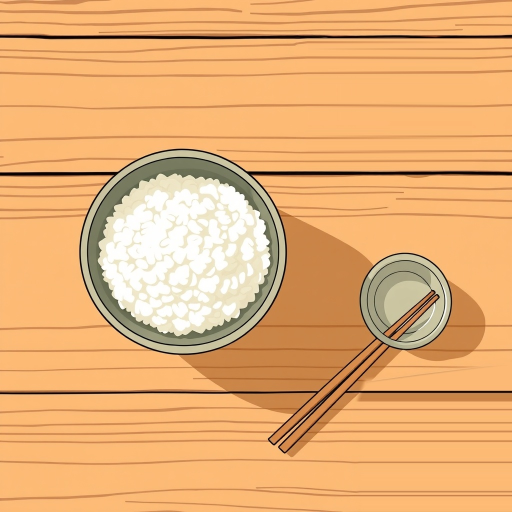
#> input picture scratch/production-smoke/video001/assets/shot-08-vb2.jpg, 1024 x 1024 px, found by its file name (shown at 1/2 size)
$ python inspect_far_left.py
#> lines starting #> are read from the running program, lines starting #| are printed output that depends on the picture
from PIL import Image

img = Image.open("scratch/production-smoke/video001/assets/shot-08-vb2.jpg")
#> img is the input picture: PIL image 1024x1024 RGB; mean R, G, B 231.1, 175, 116.9
c = img.crop((0, 700, 200, 1024))
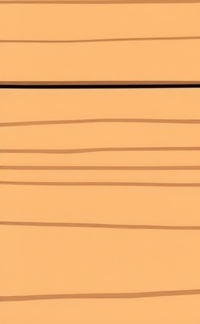
#> c: PIL image 200x324 RGB; mean R, G, B 244.6, 178.9, 112.3
c.save("scratch/crop_far_left.jpg")
print("Saved crop_far_left.jpg")

$ run again, with scratch/production-smoke/video001/assets/shot-09-vb2.jpg copied over scratch/production-smoke/video001/assets/shot-08-vb2.jpg
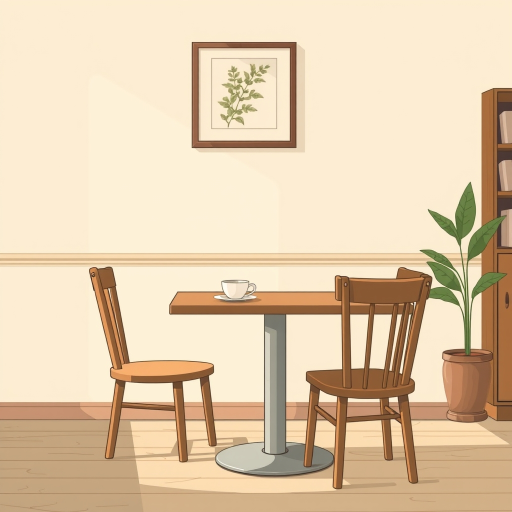
#> input picture scratch/production-smoke/video001/assets/shot-09-vb2.jpg, 1024 x 1024 px, found by its file name (shown at 1/2 size)
#> img is the input picture: PIL image 1024x1024 RGB; mean R, G, B 226, 203.2, 172.5
#> `c = img.crop((0, 700, 200, 1024))`:
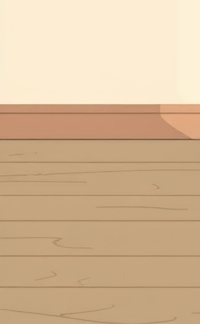
#> c: PIL image 200x324 RGB; mean R, G, B 213.4, 184.9, 151.4
